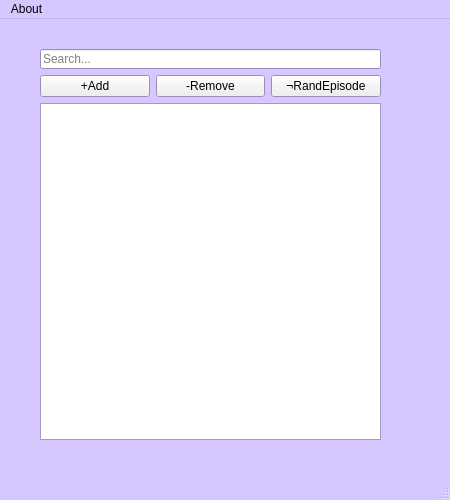
<?xml version="1.0" encoding="UTF-8"?>
<ui version="4.0">
 <class>MainWindow</class>
 <widget class="QMainWindow" name="MainWindow">
  <property name="geometry">
   <rect>
    <x>0</x>
    <y>0</y>
    <width>450</width>
    <height>500</height>
   </rect>
  </property>
  <property name="maximumSize">
   <size>
    <width>450</width>
    <height>500</height>
   </size>
  </property>
  <property name="palette">
   <palette>
    <active>
     <colorrole role="Base">
      <brush brushstyle="SolidPattern">
       <color alpha="255">
        <red>255</red>
        <green>255</green>
        <blue>255</blue>
       </color>
      </brush>
     </colorrole>
     <colorrole role="Window">
      <brush brushstyle="SolidPattern">
       <color alpha="255">
        <red>214</red>
        <green>200</green>
        <blue>255</blue>
       </color>
      </brush>
     </colorrole>
    </active>
    <inactive>
     <colorrole role="Base">
      <brush brushstyle="SolidPattern">
       <color alpha="255">
        <red>255</red>
        <green>255</green>
        <blue>255</blue>
       </color>
      </brush>
     </colorrole>
     <colorrole role="Window">
      <brush brushstyle="SolidPattern">
       <color alpha="255">
        <red>214</red>
        <green>200</green>
        <blue>255</blue>
       </color>
      </brush>
     </colorrole>
    </inactive>
    <disabled>
     <colorrole role="Base">
      <brush brushstyle="SolidPattern">
       <color alpha="255">
        <red>214</red>
        <green>200</green>
        <blue>255</blue>
       </color>
      </brush>
     </colorrole>
     <colorrole role="Window">
      <brush brushstyle="SolidPattern">
       <color alpha="255">
        <red>214</red>
        <green>200</green>
        <blue>255</blue>
       </color>
      </brush>
     </colorrole>
    </disabled>
   </palette>
  </property>
  <property name="windowTitle">
   <string>completed-Series</string>
  </property>
  <property name="windowOpacity">
   <double>0.975000000000000</double>
  </property>
  <widget class="QWidget" name="centralwidget">
   <widget class="QWidget" name="">
    <property name="geometry">
     <rect>
      <x>40</x>
      <y>30</y>
      <width>341</width>
      <height>391</height>
     </rect>
    </property>
    <layout class="QGridLayout" name="gridLayout">
     <item row="0" column="0" colspan="3">
      <widget class="QLineEdit" name="search_field">
       <property name="maximumSize">
        <size>
         <width>16777215</width>
         <height>20</height>
        </size>
       </property>
       <property name="placeholderText">
        <string>Search...</string>
       </property>
      </widget>
     </item>
     <item row="1" column="0">
      <widget class="QPushButton" name="add_button">
       <property name="text">
        <string>+Add</string>
       </property>
      </widget>
     </item>
     <item row="1" column="1">
      <widget class="QPushButton" name="remove_button">
       <property name="text">
        <string>-Remove</string>
       </property>
      </widget>
     </item>
     <item row="1" column="2">
      <widget class="QPushButton" name="rand_button">
       <property name="text">
        <string>¬RandEpisode</string>
       </property>
      </widget>
     </item>
     <item row="2" column="0" colspan="3">
      <widget class="QListWidget" name="collection_list">
       <property name="alternatingRowColors">
        <bool>true</bool>
       </property>
      </widget>
     </item>
    </layout>
   </widget>
  </widget>
  <widget class="QMenuBar" name="menubar">
   <property name="geometry">
    <rect>
     <x>0</x>
     <y>0</y>
     <width>450</width>
     <height>22</height>
    </rect>
   </property>
   <widget class="QMenu" name="menuAbout">
    <property name="title">
     <string>About</string>
    </property>
    <addaction name="actionHelp"/>
   </widget>
   <addaction name="menuAbout"/>
  </widget>
  <widget class="QStatusBar" name="statusbar"/>
  <action name="actionHelp">
   <property name="text">
    <string>Help</string>
   </property>
  </action>
 </widget>
 <resources/>
 <connections/>
</ui>
